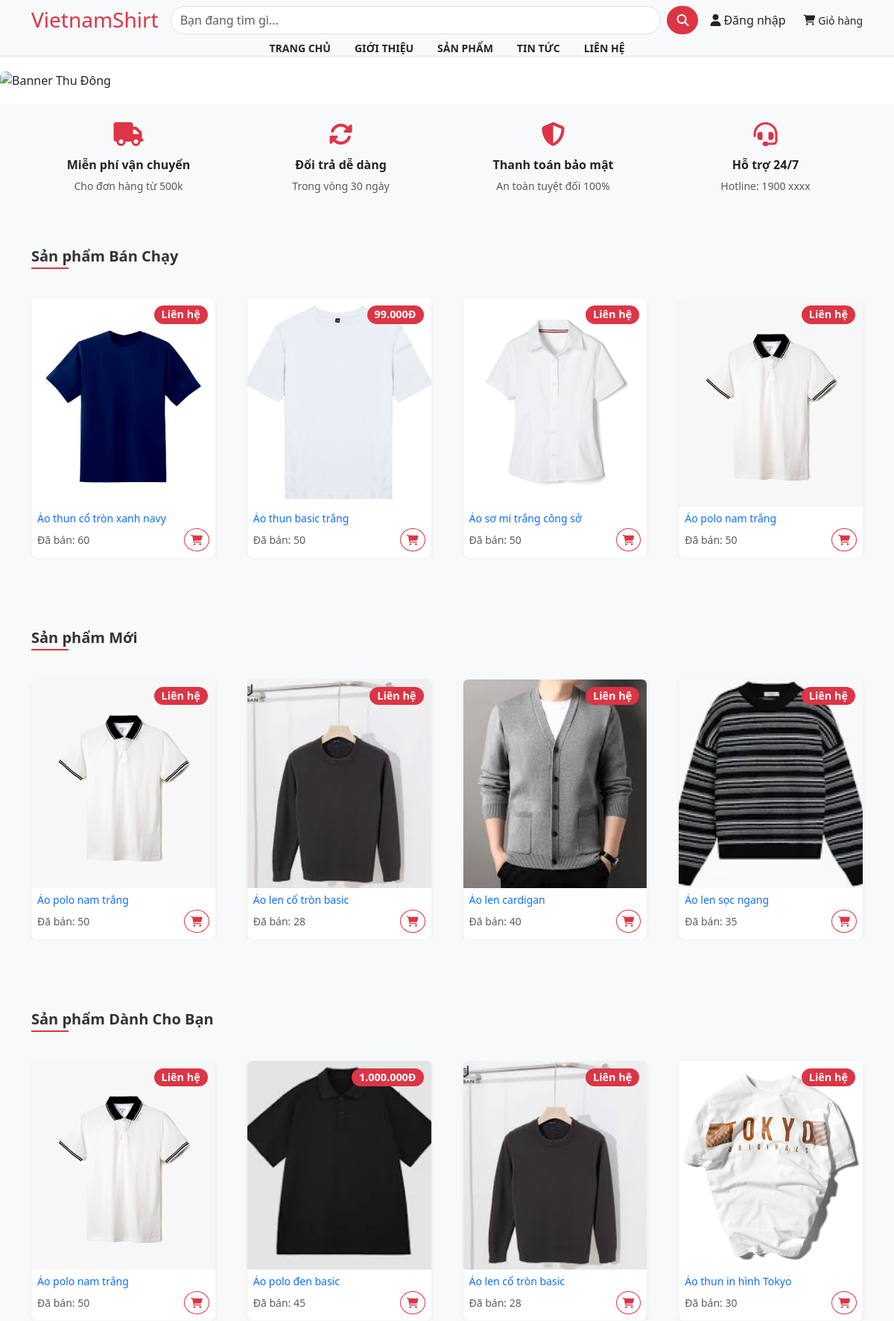
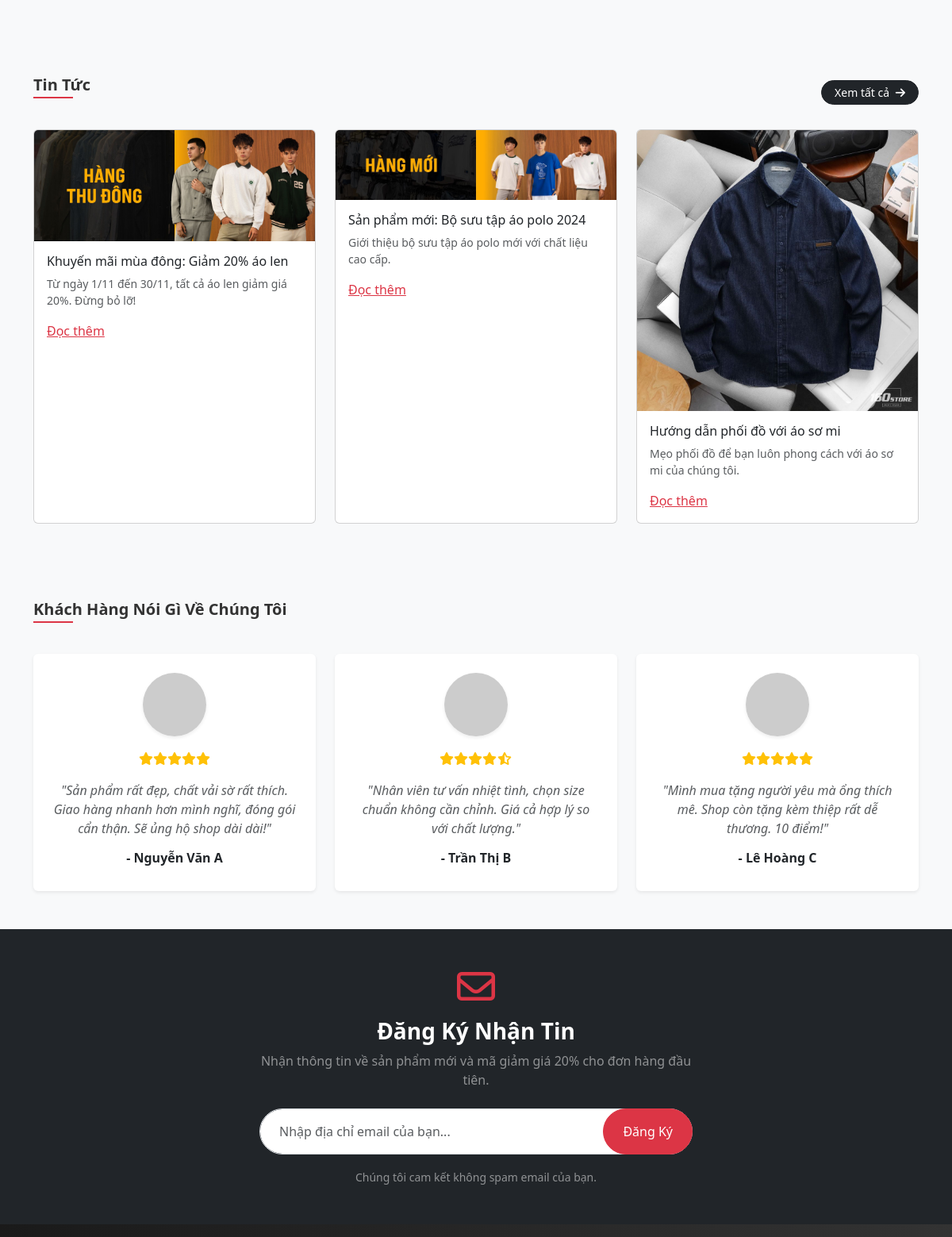
The page / (upper part) on the database its author committed (2 pictures, top to bottom).
### tables this page shows
CREATE TABLE `products` (
  `id` int NOT NULL,
  `name` varchar(255) NOT NULL,
  `category_slug` varchar(100) NOT NULL,
  `description` varchar(255) NOT NULL,
  `image` varchar(255) NOT NULL,
  `category_id` int NOT NULL,
  `status` tinyint NOT NULL DEFAULT '1',
  `sold` int NOT NULL,
  `created_at` timestamp NOT NULL,
  `quantity` int NOT NULL
);

### Views/user/page_home.php (the view, shortened to what the rows shown need)
<section class="category-section py-5">
    <div class="container-fluid px-0">
        <div class="container">
            <div class="row g-3 h-auto">
                <div class="col-12">
                    <div class="row product-row g-2">
                        <?php if (!empty($bestSellingProducts)): ?>
                            <?php foreach ($bestSellingProducts as $product): ?>
                                <?php
                                    $hinh = "Public/image/" . $product['image'];
                                ?>
                                <div class="col-lg-2 col-md-3 col-sm-6 product-col">
                                    <a href="?ctrl=product&act=detail&id=<?= htmlspecialchars($product['id']) ?>" class="text-decoration-none">
                                        <div class="card product-card h-100 shadow-sm rounded">
                                            <div class="position-relative overflow-hidden">
                                                <img src="<?= $hinh ?>" class="card-img-top" alt="<?= htmlspecialchars($product['name']) ?>" style="height: 280px; object-fit: cover;">
                                                <span class="badge bg-danger price-badge">
                                                    <?= !empty($product['price']) ? number_format($product['price'], 0, ',', '.') . 'Đ' : 'Liên hệ' ?>
                                                </span>
                                            </div>
                                            <div class="card-body p-2">
                                                <h6 class="card-title small mb-1 text-truncate"><?= htmlspecialchars($product['name']) ?></h6>
                                                <div class="d-flex justify-content-between align-items-center">
                                                    <p class="small text-muted mb-0">Đã bán: <?= $product['sold'] ?? 0 ?></p>
                                                    <a href="?ctrl=product&act=detail&id=<?= $product['id'] ?>">
                                                        <button class="btn btn-sm btn-outline-danger rounded-circle">
                                                                <i class="fas fa-shopping-cart"></i>
                                                        </button>
                                                    </a>
                                                </div>
                                            </div>
                                        </div>
                                    </a>
                                </div>
                            <?php endforeach; ?>
                        <?php else: ?>
                            <p class="col-12 text-center">Đang cập nhật sản phẩm bán chạy.</p>
                        <?php endif; ?>
                    </div>
                </div>
            </div>
        </div>
    </div>
</section>
<section class="category-section py-5">
    <div class="container-fluid px-0">
        <div class="container">
            <div class="row g-3 h-auto">
                <div class="col-12">
                    <div class="row product-row g-2">
                        <?php if (!empty($newProducts)): ?>
                            <?php foreach ($newProducts as $product): ?>
                                <?php
                                    $hinh = "Public/image/" . $product['image'];
                                ?>
                                <div class="col-lg-2 col-md-3 col-sm-6 product-col">
                                    <a href="?ctrl=product&act=detail&id=<?= htmlspecialchars($product['id']) ?>" class="text-decoration-none">
                                        <div class="card product-card h-100 shadow-sm rounded">
                                            <div class="position-relative overflow-hidden">
                                                <img src="<?= $hinh ?>" class="card-img-top" alt="<?= htmlspecialchars($product['name']) ?>" style="height: 280px; object-fit: cover;">
                                                <span class="badge bg-danger price-badge">
                                                    <?= !empty($product['price']) ? number_format($product['price'], 0, ',', '.') . 'Đ' : 'Liên hệ' ?>
                                                </span>
                                            </div>
                                            <div class="card-body p-2">
                                                <h6 class="card-title small mb-1 text-truncate"><?= htmlspecialchars($product['name']) ?></h6>
                                                <div class="d-flex justify-content-between align-items-center">
                                                    <p class="small text-muted mb-0">Đã bán: <?= $product['sold'] ?? 0 ?></p>
                                                    <a href="?ctrl=product&act=detail&id=<?= $product['id'] ?>">
                                                        <button class="btn btn-sm btn-outline-danger rounded-circle">
                                                                <i class="fas fa-shopping-cart"></i>
                                                        </button>
                                                    </a>
                                                </div>
                                            </div>
                                        </div>
                                    </a>
                                </div>
                            <?php endforeach; ?>
                        <?php else: ?>
                            <p class="col-12 text-center">Đang cập nhật sản phẩm mới.</p>
                        <?php endif; ?>
                    </div>
                </div>
            </div>
        </div>
    </div>
</section>
<section class="category-section py-5">
    <div class="container-fluid px-0">
        <div class="container">
            <div class="row g-3 h-auto">
                <div class="col-12">
                    <div class="row product-row g-2">
                        <?php if (!empty($recommendedProducts)): ?>
                            <?php foreach ($recommendedProducts as $product): ?>
                                <?php
                                    $hinh = "Public/image/" . $product['image'];
                                ?>
                                <div class="col-lg-2 col-md-3 col-sm-6 product-col">
                                    <a href="?ctrl=product&act=detail&id=<?= htmlspecialchars($product['id']) ?>" class="text-decoration-none">
                                        <div class="card product-card h-100 shadow-sm rounded">
                                            <div class="position-relative overflow-hidden">
                                                <img src="<?= $hinh ?>" class="card-img-top" alt="<?= htmlspecialchars($product['name']) ?>" style="height: 280px; object-fit: cover;">
                                                <span class="badge bg-danger price-badge">
                                                    <?= !empty($product['price']) ? number_format($product['price'], 0, ',', '.') . 'Đ' : 'Liên hệ' ?>
                                                </span>
                                            </div>
                                            <div class="card-body p-2">
                                                <h6 class="card-title small mb-1 text-truncate"><?= htmlspecialchars($product['name']) ?></h6>
                                                <div class="d-flex justify-content-between align-items-center">
                                                    <p class="small text-muted mb-0">Đã bán: <?= $product['sold'] ?? 0 ?></p>
                                                    <a href="?ctrl=product&act=detail&id=<?= $product['id'] ?>">
                                                        <button class="btn btn-sm btn-outline-danger rounded-circle">
                                                                <i class="fas fa-shopping-cart"></i>
                                                        </button>
                                                    </a>
                                                </div>
                                            </div>
                                        </div>
                                    </a>
                                </div>
                            <?php endforeach; ?>
                        <?php else: ?>
                            <p class="col-12 text-center">Đang cập nhật sản phẩm đề xuất.</p>
                        <?php endif; ?>
                    </div>
                </div>
            </div>
        </div>
    </div>
</section>
</body>
</html>

### rows shown on the page
products: image (picture), shows "Liên hệ", name "Áo thun cổ tròn xanh navy", sold "60"
products: image (picture), price "99.000", name "Áo thun basic trắng", sold "50"
products: image (picture), shows "Liên hệ", name "Áo sơ mi trắng công sở", sold "50"
products: image (picture), shows "Liên hệ", name "Áo polo nam trắng", sold "50"
products: image (picture), name "Áo len cổ tròn basic", sold "28", shows "Liên hệ"
products: image (picture), name "Áo len cardigan", sold "40"
products: image (picture), name "Áo len sọc ngang", sold "35"
products: image (picture), price "1.000.000", name "Áo polo đen basic", sold "45"
products: image (picture), shows "Liên hệ", name "Áo thun in hình Tokyo", sold "30"
